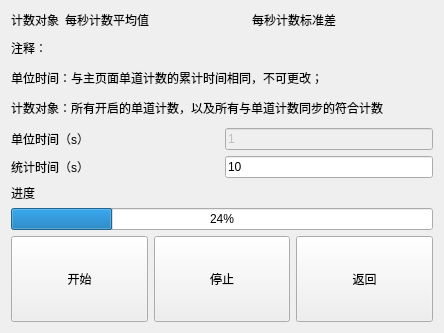
<?xml version="1.0" encoding="UTF-8"?>
<ui version="4.0">
 <class>StatisticsWidget</class>
 <widget class="QWidget" name="StatisticsWidget">
  <property name="geometry">
   <rect>
    <x>0</x>
    <y>0</y>
    <width>444</width>
    <height>333</height>
   </rect>
  </property>
  <property name="windowTitle">
   <string>Form</string>
  </property>
  <layout class="QVBoxLayout" name="verticalLayout_2">
   <item>
    <layout class="QGridLayout" name="gridLayoutMain">
     <item row="0" column="1">
      <widget class="QLabel" name="label_2">
       <property name="sizePolicy">
        <sizepolicy hsizetype="Preferred" vsizetype="Fixed">
         <horstretch>0</horstretch>
         <verstretch>0</verstretch>
        </sizepolicy>
       </property>
       <property name="text">
        <string>计数对象</string>
       </property>
      </widget>
     </item>
     <item row="0" column="2">
      <widget class="QLabel" name="label_3">
       <property name="sizePolicy">
        <sizepolicy hsizetype="Expanding" vsizetype="Fixed">
         <horstretch>0</horstretch>
         <verstretch>0</verstretch>
        </sizepolicy>
       </property>
       <property name="text">
        <string>每秒计数平均值</string>
       </property>
      </widget>
     </item>
     <item row="0" column="3">
      <widget class="QLabel" name="label_4">
       <property name="sizePolicy">
        <sizepolicy hsizetype="MinimumExpanding" vsizetype="Fixed">
         <horstretch>0</horstretch>
         <verstretch>0</verstretch>
        </sizepolicy>
       </property>
       <property name="text">
        <string>每秒计数标准差</string>
       </property>
      </widget>
     </item>
    </layout>
   </item>
   <item>
    <widget class="QLabel" name="labelComment">
     <property name="sizePolicy">
      <sizepolicy hsizetype="Minimum" vsizetype="Expanding">
       <horstretch>0</horstretch>
       <verstretch>0</verstretch>
      </sizepolicy>
     </property>
     <property name="text">
      <string>&lt;html&gt;&lt;head/&gt;&lt;body&gt;&lt;p align=&quot;justify&quot;&gt;注释：&lt;/p&gt;&lt;p align=&quot;justify&quot;&gt;单位时间：与主页面单道计数的累计时间相同，不可更改；&lt;/p&gt;&lt;p align=&quot;justify&quot;&gt;计数对象：所有开启的单道计数，以及所有与单道计数同步的符合计数&lt;/p&gt;&lt;/body&gt;&lt;/html&gt;</string>
     </property>
    </widget>
   </item>
   <item>
    <layout class="QGridLayout" name="gridLayout">
     <item row="0" column="1">
      <widget class="QLineEdit" name="textUnitTime">
       <property name="enabled">
        <bool>false</bool>
       </property>
       <property name="sizePolicy">
        <sizepolicy hsizetype="Preferred" vsizetype="Fixed">
         <horstretch>0</horstretch>
         <verstretch>0</verstretch>
        </sizepolicy>
       </property>
       <property name="text">
        <string>1</string>
       </property>
      </widget>
     </item>
     <item row="0" column="0">
      <widget class="QLabel" name="label_6">
       <property name="text">
        <string>单位时间（s）</string>
       </property>
      </widget>
     </item>
     <item row="1" column="0">
      <widget class="QLabel" name="label">
       <property name="text">
        <string>统计时间（s）</string>
       </property>
      </widget>
     </item>
     <item row="1" column="1">
      <widget class="QLineEdit" name="textStatTime">
       <property name="sizePolicy">
        <sizepolicy hsizetype="Preferred" vsizetype="Fixed">
         <horstretch>0</horstretch>
         <verstretch>0</verstretch>
        </sizepolicy>
       </property>
       <property name="text">
        <string>10</string>
       </property>
      </widget>
     </item>
    </layout>
   </item>
   <item>
    <widget class="QLabel" name="label_5">
     <property name="text">
      <string>进度</string>
     </property>
    </widget>
   </item>
   <item>
    <widget class="QProgressBar" name="progressBarStat">
     <property name="value">
      <number>24</number>
     </property>
    </widget>
   </item>
   <item>
    <layout class="QHBoxLayout" name="horizontalLayout">
     <item>
      <widget class="QPushButton" name="buttonStart">
       <property name="sizePolicy">
        <sizepolicy hsizetype="Minimum" vsizetype="Expanding">
         <horstretch>0</horstretch>
         <verstretch>0</verstretch>
        </sizepolicy>
       </property>
       <property name="text">
        <string>开始</string>
       </property>
      </widget>
     </item>
     <item>
      <widget class="QPushButton" name="buttonStop">
       <property name="sizePolicy">
        <sizepolicy hsizetype="Minimum" vsizetype="Expanding">
         <horstretch>0</horstretch>
         <verstretch>0</verstretch>
        </sizepolicy>
       </property>
       <property name="text">
        <string>停止</string>
       </property>
      </widget>
     </item>
     <item>
      <widget class="QPushButton" name="buttonReturn">
       <property name="sizePolicy">
        <sizepolicy hsizetype="Minimum" vsizetype="Expanding">
         <horstretch>0</horstretch>
         <verstretch>0</verstretch>
        </sizepolicy>
       </property>
       <property name="text">
        <string>返回</string>
       </property>
      </widget>
     </item>
    </layout>
   </item>
  </layout>
 </widget>
 <resources/>
 <connections/>
</ui>
